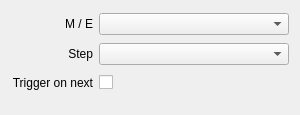
<?xml version="1.0" encoding="UTF-8"?>
<ui version="4.0">
 <class>InspectorAtemCutWidget</class>
 <widget class="QWidget" name="InspectorAtemCutWidget">
  <property name="geometry">
   <rect>
    <x>0</x>
    <y>0</y>
    <width>300</width>
    <height>115</height>
   </rect>
  </property>
  <property name="sizePolicy">
   <sizepolicy hsizetype="Expanding" vsizetype="Preferred">
    <horstretch>0</horstretch>
    <verstretch>0</verstretch>
   </sizepolicy>
  </property>
  <layout class="QGridLayout" name="gridLayout">
   <property name="bottomMargin">
    <number>20</number>
   </property>
   <item row="1" column="1">
    <widget class="QComboBox" name="comboBoxStep">
     <property name="sizePolicy">
      <sizepolicy hsizetype="Expanding" vsizetype="Fixed">
       <horstretch>0</horstretch>
       <verstretch>0</verstretch>
      </sizepolicy>
     </property>
    </widget>
   </item>
   <item row="0" column="1">
    <widget class="QComboBox" name="comboBoxMixerStep">
     <property name="sizePolicy">
      <sizepolicy hsizetype="Expanding" vsizetype="Fixed">
       <horstretch>0</horstretch>
       <verstretch>0</verstretch>
      </sizepolicy>
     </property>
    </widget>
   </item>
   <item row="2" column="0">
    <widget class="QLabel" name="labelTriggerOnNext">
     <property name="text">
      <string>Trigger on next</string>
     </property>
     <property name="alignment">
      <set>Qt::AlignRight|Qt::AlignTrailing|Qt::AlignVCenter</set>
     </property>
    </widget>
   </item>
   <item row="1" column="0">
    <widget class="QLabel" name="labelStep">
     <property name="text">
      <string>Step</string>
     </property>
     <property name="alignment">
      <set>Qt::AlignRight|Qt::AlignTrailing|Qt::AlignVCenter</set>
     </property>
    </widget>
   </item>
   <item row="0" column="0">
    <widget class="QLabel" name="labelMixerStep">
     <property name="text">
      <string>M / E</string>
     </property>
     <property name="alignment">
      <set>Qt::AlignRight|Qt::AlignTrailing|Qt::AlignVCenter</set>
     </property>
    </widget>
   </item>
   <item row="2" column="1">
    <layout class="QHBoxLayout" name="horizontalLayoutTriggerOnNext">
     <item>
      <widget class="QCheckBox" name="checkBoxTriggerOnNext">
       <property name="layoutDirection">
        <enum>Qt::RightToLeft</enum>
       </property>
       <property name="text">
        <string/>
       </property>
      </widget>
     </item>
     <item>
      <spacer name="horizontalSpacerTriggerOnNext2">
       <property name="orientation">
        <enum>Qt::Horizontal</enum>
       </property>
       <property name="sizeHint" stdset="0">
        <size>
         <width>40</width>
         <height>20</height>
        </size>
       </property>
      </spacer>
     </item>
    </layout>
   </item>
  </layout>
 </widget>
 <tabstops>
  <tabstop>comboBoxMixerStep</tabstop>
  <tabstop>comboBoxStep</tabstop>
  <tabstop>checkBoxTriggerOnNext</tabstop>
 </tabstops>
 <resources/>
 <connections>
  <connection>
   <sender>comboBoxStep</sender>
   <signal>currentIndexChanged(int)</signal>
   <receiver>InspectorAtemCutWidget</receiver>
   <slot>stepChanged(int)</slot>
   <hints>
    <hint type="sourcelabel">
     <x>131</x>
     <y>19</y>
    </hint>
    <hint type="destinationlabel">
     <x>180</x>
     <y>40</y>
    </hint>
   </hints>
  </connection>
  <connection>
   <sender>checkBoxTriggerOnNext</sender>
   <signal>stateChanged(int)</signal>
   <receiver>InspectorAtemCutWidget</receiver>
   <slot>triggerOnNextChanged(int)</slot>
   <hints>
    <hint type="sourcelabel">
     <x>102</x>
     <y>52</y>
    </hint>
    <hint type="destinationlabel">
     <x>210</x>
     <y>63</y>
    </hint>
   </hints>
  </connection>
 </connections>
 <slots>
  <slot>stepChanged(int)</slot>
  <slot>triggerOnNextChanged(int)</slot>
 </slots>
</ui>
